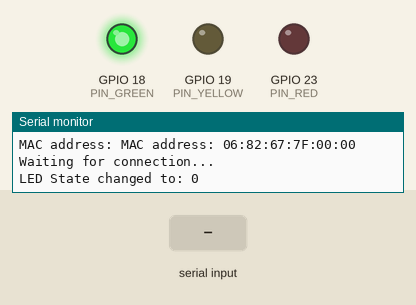
A sketch run on a simulated ESP32. On the bench: output pins drawn as LEDs (lit = HIGH), the last lines printed to the serial monitor. The inputs (shaded band) are chosen by the test bench. Nothing arrives over Bluetooth unless stated.

Above: at 1.2 s.
1.3 s: "90,45\n" received over the second serial link
At 2.1 s:
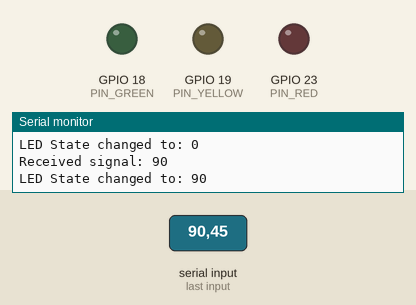
2.8 s: "1\n" received over the second serial link
At 3.3 s:
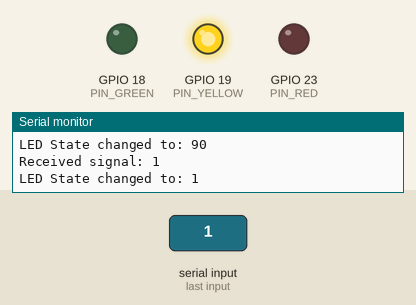
4.3 s: "2\n" received over the second serial link
At 5.5 s:
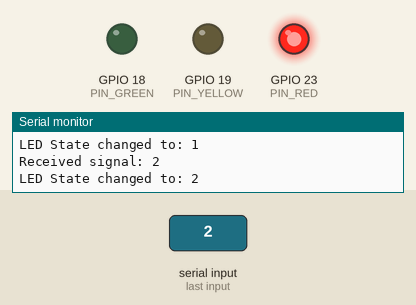
5.8 s: "30,150\n" received over the second serial link
At 6.8 s:
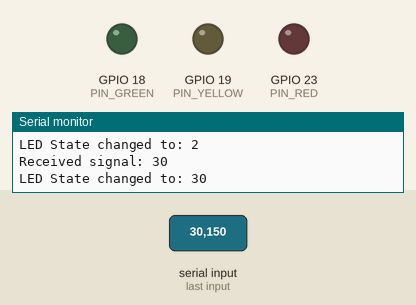
7.3 s: "0\n" received over the second serial link
At 7.9 s:
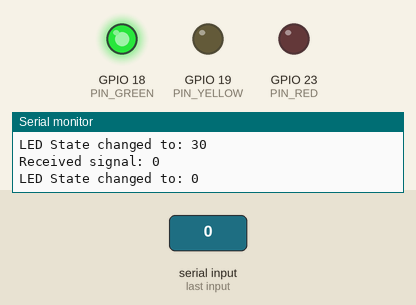
Timing chart, 0 to 9.8 s (numbered marks = the images above; inputs shaded):
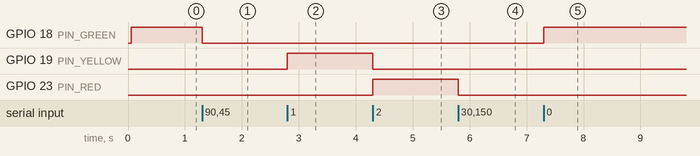

Measured:
- after the input at 1.3 s, GPIO 18 (PIN_GREEN): HIGH → LOW at once
- after the input at 2.8 s, GPIO 19 (PIN_YELLOW): LOW → HIGH at once
- after the input at 4.3 s, GPIO 19 (PIN_YELLOW): HIGH → LOW at once; GPIO 23 (PIN_RED): LOW → HIGH at once
- after the input at 5.8 s, GPIO 23 (PIN_RED): HIGH → LOW at once
- after the input at 7.3 s, GPIO 18 (PIN_GREEN): LOW → HIGH at once

The sketch:

LEDESP.ino
```cpp
#include "BluetoothSerial.h"
BluetoothSerial SerialBT;

#define PIN_GREEN 18
#define PIN_YELLOW 19
#define PIN_RED 23

#define UNINITIALIZED -1
#define GREEN 0
#define YELLOW 1
#define RED 2

int currentState = GREEN;

void setup() {
  Serial.begin(9600);
  SerialBT.begin("ESP32LED");
  Serial.println("Bluetooth device active, name is ESP32LED");

  // Initialize LEDs
  pinMode(PIN_GREEN, OUTPUT);
  pinMode(PIN_YELLOW, OUTPUT);
  pinMode(PIN_RED, OUTPUT);

  Serial.print("MAC address: ");
  uint8_t mac[6];
  SerialBT.getBtAddress(mac);

  Serial.print("MAC address: ");
  for (int i = 0; i < 6; i++) {
    if (mac[i] < 0x10) Serial.print("0");  // leading zero for values < 0x10
    Serial.print(mac[i], HEX);
    if (i < 5) Serial.print(":");
  }
  Serial.println();

  Serial.println("Waiting for connection...");

  setLED(currentState);
}

void loop() {
  if (SerialBT.available()) {
    String received = SerialBT.readStringUntil('\n');
    int signal = received.toInt();
    Serial.print("Received signal: ");
    Serial.println(signal);

    setLED(signal);
  }
}


void setLED(int state) {
  currentState = state;
  digitalWrite(PIN_GREEN, state == 0 ? HIGH : LOW);
  digitalWrite(PIN_YELLOW, state == 1 ? HIGH : LOW);
  digitalWrite(PIN_RED, state == 2 ? HIGH : LOW);
  Serial.print("LED State changed to: ");
  Serial.println(state);
}
```
